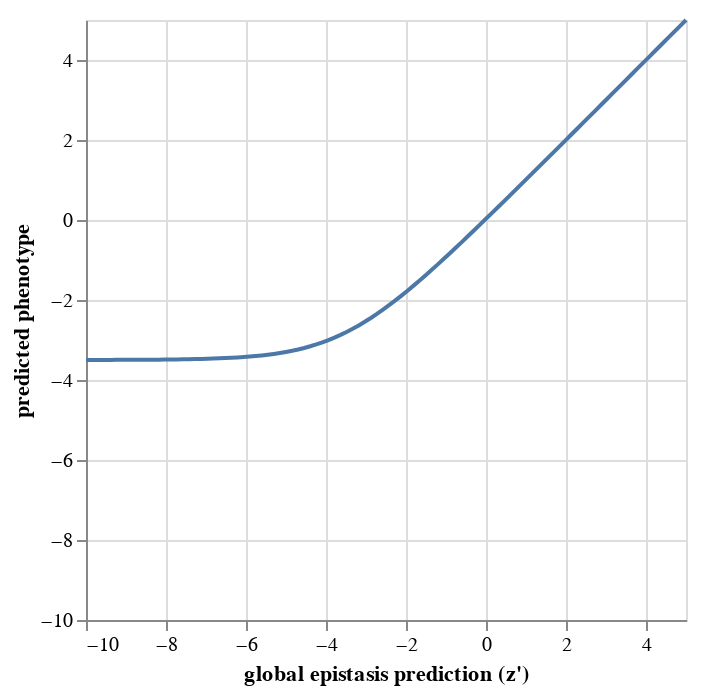

The cell this chart's notebook holds for it:
### Markdown cell above
## Optional truncation of predicted functional scores

By default, the output of the model is equal to the output of the global epistasis model chosen $\hat{y}_d(v) = g(\phi_d(v))$. However, we provide infrastructure to clip the predicted functional scores at some lower bound for users who may clip their input data. Here, we'll describe the motivation and approach for this.

The commonly reported fold-change metric for functional scores described above falls victim to 
a limit of detection problem for deleterious mutations: once a mutation is sufficiently deleterious, further differences (eg, between -3 and -5) become largely meaningless because it is already basically nonfunctional.
Thus, it's common for researchers to simply _truncate_ (i.e. _clip_) the functional at some lower bound $l$, where observations below are assumed largely to be outlier.

When fitting the model to these data, it may be desirable to truncate \emph{predicted} functional scores in a similar way.
This is especially relevant when allowing $\gamma_d$ values to be non-zero.
For instance, say the user has truncated observed functional scores at a lower bound of $-3$ across all conditions.
If $\gamma_d$ is fit to $-1.0$ for one of the non-reference conditions, then the new floor of normalized functional scores for that condition would be $-4$, while the floor for the reference condition would still be $-3$.
In this case, the global-epistasis function could find itself in a pickle: if it allowed predictions to go below $-3$, it could help model the floor of points in the non-reference condition, but hurt with modeling the floor of points in the reference condition.
However, if it was able to truncate predicted scores for a given condition at the floor for that condition, then this tension would be relieved: predicted scores for the reference condition could be truncated at $-3$, while (non-truncated) predicted scores for the non-reference condition could go as low as $-4$.

To this end, the software package provides an option to truncate predicted functional scores which should be used if (and only if) the user has clipped the functional scores in their data to some lower bound.
To enable this, the mathematical model passes predicted functional scores through an activation function, $t$.

In essence, this is a modified _softplus_ activation, ($\text{softplus}(x)=\log(1 + e^{x})$) with a _lower bound_ at $l + \gamma_{h}$, as well as a _ramping_ coefficient, $\lambda_{\text{sp}}$. 

Concretely, if we let $z' = g(\phi_d(v))$, then the predicted functional score of our model is given by:

$$
t(z') = \lambda_{sp}\log(1 + e^{\frac{z' - l}{\lambda_{sp}}}) + l
$$

Functionally speaking, this truncates scores below a lower bound, while leaving scores above (mostly) unaltered. There is a small range of input values where the function smoothly transitions between a flat regime (where data is truncated) and a linear regime (where data is not truncated). 

Below is an interactive plot showing the effect of the modified softplus activation as a function of an adjustable $\lambda_{sp}$ scaling parameter, and lower bound, $l$:

**Note** We recommend leaving the $\lambda_{sp}$ parameter at it's default value of $0.1$. this ensures a sharp transition between regimes similar to a [ReLU](https://en.wikipedia.org/wiki/Rectifier_(neural_networks)) function, but retain the differentible property for gradient based optimization.

### Code cell
import altair as alt

import numpy

import pandas as pd


df = pd.DataFrame({"latent": numpy.linspace(-10, 5, 100)})

slider_lsp = alt.binding_range(min=0.1, max=2)
var_lambda_sp = alt.param(bind=slider_lsp, value=1, name="lambda_sp")

slider_lb = alt.binding_range(min=-10, max=0)
var_lower_bound = alt.param(bind=slider_lb, value=-3.5, name="lower_bound")

(
    alt.Chart(df)
    .transform_calculate(
        phenotype=alt.expr.log(1 + alt.expr.exp((alt.datum['latent']-var_lower_bound)/var_lambda_sp))
        * var_lambda_sp
        + var_lower_bound
    )
    .encode(
        x=alt.X("latent", title="global epistasis prediction (z')", scale=alt.Scale(domain=[-10, 5])),
        y=alt.Y("phenotype:Q", title="predicted phenotype", scale=alt.Scale(domain=[-10, 5]))
    )
    .mark_line()
    .add_params(var_lambda_sp, var_lower_bound)
)

### Figure 1 — Vega-Lite specification as saved in the notebook (floating-point values rounded to 4 significant figures)
{"config": {"view": {"continuousWidth": 300, "continuousHeight": 300}}, "data": {"name": "data-cabdca2257cf20e376d04c62a66e94ee"}, "mark": {"type": "line"}, "encoding": {"x": {"field": "latent", "scale": {"domain": [-10, 5]}, "title": "global epistasis prediction (z')", "type": "quantitative"}, "y": {"field": "phenotype", "scale": {"domain": [-10, 5]}, "title": "predicted phenotype", "type": "quantitative"}}, "params": [{"name": "lambda_sp", "bind": {"input": "range", "max": 2, "min": 0.1}, "value": 1}, {"name": "lower_bound", "bind": {"input": "range", "max": 0, "min": -10}, "value": -3.5}], "transform": [{"calculate": "((log((1 + exp(((datum['latent'] - lower_bound) / lambda_sp)))) * lambda_sp) + lower_bound)", "as": "phenotype"}], "$schema": "https://vega.github.io/schema/vega-lite/v5.6.1.json", "datasets": {"data-cabdca2257cf20e376d04c62a66e94ee": [{"latent": -10.0}, {"latent": -9.848}, {"latent": -9.697}, {"latent": -9.545}, {"latent": -9.394}, {"latent": -9.242}, {"latent": -9.091}, {"latent": -8.939}, {"latent": -8.788}, {"latent": -8.636}, {"latent": -8.485}, {"latent": -8.333}, {"latent": -8.182}, {"latent": -8.03}, {"latent": -7.879}, {"latent": -7.727}, {"latent": -7.576}, {"latent": -7.424}, {"latent": -7.273}, {"latent": -7.121}, {"latent": -6.97}, {"latent": -6.818}, {"latent": -6.667}, {"latent": -6.515}, {"latent": -6.364}, {"latent": -6.212}, {"latent": -6.061}, {"latent": -5.909}, {"latent": -5.758}, {"latent": -5.606}, {"latent": -5.455}, {"latent": -5.303}, {"latent": -5.152}, {"latent": -5.0}, {"latent": -4.848}, {"latent": -4.697}, {"latent": -4.545}, {"latent": -4.394}, {"latent": -4.242}, {"latent": -4.091}, {"latent": -3.939}, {"latent": -3.788}, {"latent": -3.636}, {"latent": -3.485}, {"latent": -3.333}, {"latent": -3.182}, {"latent": -3.03}, {"latent": -2.879}, {"latent": -2.727}, {"latent": -2.576}, {"latent": -2.424}, {"latent": -2.273}, {"latent": -2.121}, {"latent": -1.97}, {"latent": -1.818}, {"latent": -1.667}, {"latent": -1.515}, {"latent": -1.364}, {"latent": -1.212}, {"latent": -1.061}, {"latent": -0.9091}, {"latent": -0.7576}, {"latent": -0.6061}, {"latent": -0.4545}, {"latent": -0.303}, {"latent": -0.1515}, {"latent": 0.0}, {"latent": 0.1515}, {"latent": 0.303}, {"latent": 0.4545}, {"latent": 0.6061}, {"latent": 0.7576}, {"latent": 0.9091}, {"latent": 1.061}, {"latent": 1.212}, {"latent": 1.364}, {"latent": 1.515}, {"latent": 1.667}, {"latent": 1.818}, {"latent": 1.97}, {"latent": 2.121}, {"latent": 2.273}, {"latent": 2.424}, {"latent": 2.576}, {"latent": 2.727}, {"latent": 2.879}, {"latent": 3.03}, {"latent": 3.182}, {"latent": 3.333}, {"latent": 3.485}, {"latent": 3.636}, {"latent": 3.788}, {"latent": 3.939}, {"latent": 4.091}, {"latent": 4.242}, {"latent": 4.394}, {"latent": 4.545}, {"latent": 4.697}, {"latent": 4.848}, {"latent": 5.0}]}}
